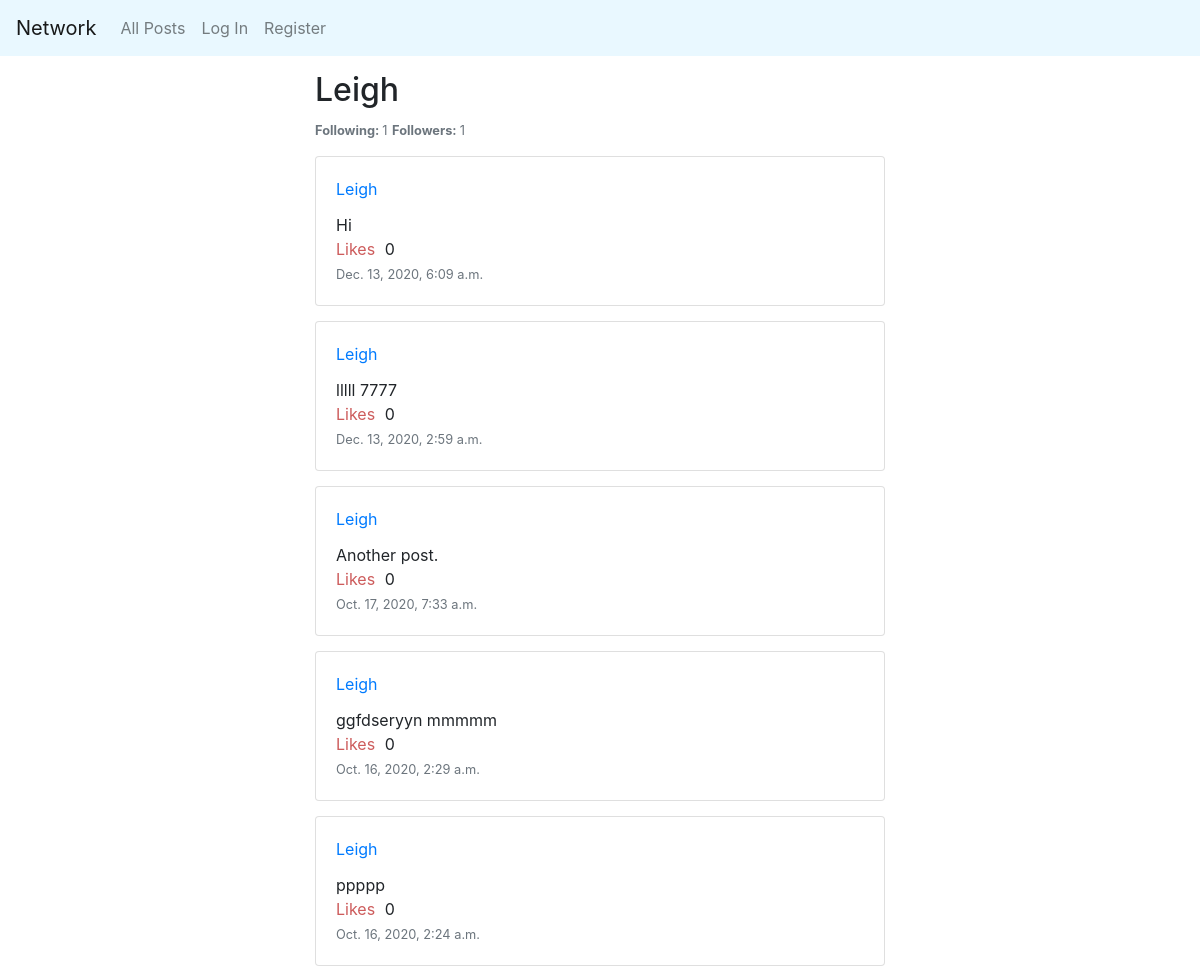
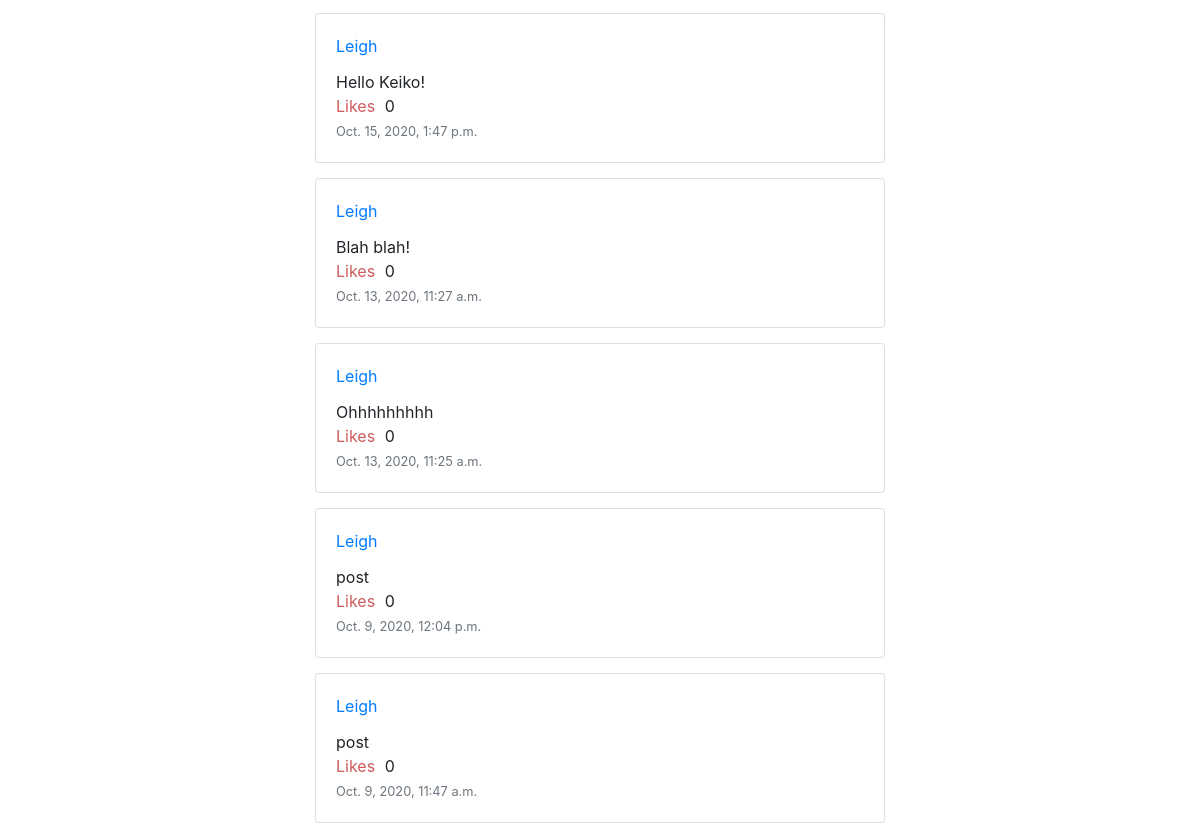
Page /user/1 on the committed database (2 pictures, top to bottom).
### network/models.py (models this page shows)
class User(AbstractUser):
    followers = models.ManyToManyField("self", blank=True,
        symmetrical=False, related_name="following")

class Post(models.Model):
    user = models. ForeignKey(User, null=True, on_delete=models.CASCADE)
    body = models.TextField(max_length=250)
    likes = models.ManyToManyField(User, blank=True, related_name="post_likes")
    timestamp = models.DateTimeField(auto_now=True)

### network/views.py (the view)
# urls.py: path("user/<int:user_id>", views.user, name="user"),
def user(request, user_id):
    try:
        logged_in_user = request.user
        current_user = User.objects.get(pk=user_id)
    except User.DoesNotExist as error:
        messages.add_messgage(request, messages.ERROR, error, extra_tags="bid")
        return HttpResponseRedirect(reverse("network:index"))
    is_followed = (
        current_user.following.all().filter(pk=logged_in_user.pk).exists()
    )
    if request.method == "POST":
        if "follow" in request.POST:
            is_followed = toggle_followed(logged_in_user, current_user)
            return HttpResponseRedirect(
                reverse("network:user", kwargs={"user_id": user_id})
            )
    fetched_following = (
        User.objects.all().filter(following=current_user).count()
    )
    fetched_followers = (
        User.objects.all().filter(followers=current_user).count()
    )
    fetched_posts = (
        Post.objects.filter(user=current_user).order_by("timestamp").reverse()
    )
    page = request.GET.get("page", 1)
    paginator = Paginator(fetched_posts, 10)
    try:
        fetched_posts = paginator.page(page)
    except PageNotAnInteger:
        fetched_posts = paginator.page(1)
    except EmptyPage:
        fetched_posts = paginator.page(paginator.num_pages)
    return render(
        request,
        "network/user.html",
        {
            "is_followed": is_followed,
            "logged_in_user": logged_in_user,
            "current_user": current_user,
            "posts": fetched_posts,
            "following": fetched_following,
            "followers": fetched_followers,
        },
    )

### network/templatetags/is_liked.py (called while the page is built)
@register.simple_tag(name="is_liked")
def is_liked(post_id, user_id):
    fetched_post = Post.objects.get(pk=post_id)
    UserLikesCurrentPost = (
        fetched_post.likes.all().filter(pk=user_id).exists()
    )
    return UserLikesCurrentPost

### network/templates/network/user.html (shortened to what this page needs)
{% extends "network/layout.html" %}
{% load static %}
{% block body %}
<div class="container">
    <h2>{{current_user}}</h2>
    <div class="follow">
        <p class="card-text">
            <small class="text-muted"><span class="bold">Following: </span> {{following}}</small>
            <small class="text-muted"><span class="bold">Followers: </span> {{followers}}</small>
        </p>
    </div>
    {% for page in posts.object_list %}
    {% include "network/post.html" with post=page %}
    {% endfor %}
</div>
{% endblock %}

### network/templates/network/layout.html (shortened to what this page needs)
{% load static %}
<!DOCTYPE html>
<html lang="en">
    <head>
        <link rel="stylesheet" href="https://stackpath.bootstrapcdn.com/bootstrap/4.4.1/css/bootstrap.min.css">
        <link href="{% static 'network/styles.css' %}" rel="stylesheet">
        <link rel="stylesheet" href="https://maxcdn.bootstrapcdn.com/font-awesome/4.3.0/css/font-awesome.min.css">
    </head>
    <body>
        <nav class="navbar navbar-expand-lg navbar-light ">
            <a class="navbar-brand" href="#">Network</a>
            <div>
              <ul class="navbar-nav mr-auto">
                <li class="nav-item">
                  <a class="nav-link" href="{% url 'network:index' %}">All Posts</a>
                </li>
                {% if user.is_authenticated %}
                    <li class="nav-item">
                        <a class="nav-link" href="{% url 'network:following' %}">Following</a>
                    </li>
                    <li class="nav-item">
                        <a class="nav-link" href="{% url 'network:logout' %}">Log Out</a>
                    </li>
                {% else %}
                    <li class="nav-item">
                        <a class="nav-link" href="{% url 'network:login' %}">Log In</a>
                    </li>
                    <li class="nav-item">
                        <a class="nav-link" href="{% url 'network:register' %}">Register</a>
                    </li>
                {% endif %}
              </ul>
            </div>
          </nav>
        <div class="body">
            {% block body %}
            {% endblock %}
        </div>
    </body>
</html>

### network/templates/network/post.html (shortened to what this page needs)
{% load is_liked %}
{% load static %}
{% is_liked post.pk request.user.pk as liked_by_user %}
<div class="card">
    <div class="card-body">
        <div class="top-row">
            <a href="{% url 'network:user' post.user.pk %}"
            class="card-title">{{post.user.username}}</a>
        </div>
        <div id="{{post.pk}}" class="post-container">
            <p id="{{post.pk}}" class="card-text post-body">{{post.body}}</p>
        </div>
        {% if user.is_authenticated %}
        {% if liked_by_user %}
        <button class="like-button"
                type="submit"
                id="{{post.pk}}"
                value=like
                name=like
                onclick="toggleLiked('{{post.pk}}')">
            <i id="{{post.pk}}"
               class="fa fa-heart"></i>
        </button>
        {% else %}
        <button class="like-button"
                type="submit"
                id="{{post.pk}}"
                value=like
                name=like
                onclick="toggleLiked('{{post.pk}}')">
            <i id="{{post.pk}}"
               class="fa fa-heart-o"></i>
        </button>
        {% endif %}
        {% else %}
        <span class="red">Likes</span>
        {% endif %}
        <span id="{{post.pk}}"
              class="likes-count">{{post.likes.count}}</span>
        <p class="card-text"><small class="text-muted">{{post.timestamp}}</small></p>
    </div>
</div>

### network/static/network/styles.css (style rules this page uses)
.container { width: 50%; margin: 0 auto; margin-top: 15px; }
.navbar { background-color: #e9f8ff; }
.top-row { display: flex; justify-content: space-between; }
.card { margin-top: 15px; margin-bottom: 15px; }
.bold { font-weight: bold; }
ul { padding: 0; }
.red, .unfollow-button { color: indianred; }
.follow { display: flex; }
.likes-count { margin-left: 5px; }

### rows in the picture
User: username "Leigh"
Post: user.username "Leigh", body "Hi", likes.count "0", timestamp "Dec. 13, 2020, 6:09 a.m."
Post: user.username "Leigh", body "lllll 7777", likes.count "0", timestamp "Dec. 13, 2020, 2:59 a.m."
Post: user.username "Leigh", body "Another post.", likes.count "0", timestamp "Oct. 17, 2020, 7:33 a.m."
Post: user.username "Leigh", body "ggfdseryyn mmmmm", likes.count "0", timestamp "Oct. 16, 2020, 2:29 a.m."
Post: user.username "Leigh", body "ppppp", likes.count "0", timestamp "Oct. 16, 2020, 2:24 a.m."
Post: user.username "Leigh", body "Hello Keiko!", likes.count "0", timestamp "Oct. 15, 2020, 1:47 p.m."
Post: user.username "Leigh", body "Blah blah!", likes.count "0", timestamp "Oct. 13, 2020, 11:27 a.m."
Post: user.username "Leigh", body "Ohhhhhhhhh", likes.count "0", timestamp "Oct. 13, 2020, 11:25 a.m."
Post: user.username "Leigh", body "post", likes.count "0", timestamp "Oct. 9, 2020, 12:04 p.m."
Post: user.username "Leigh", body "post", likes.count "0", timestamp "Oct. 9, 2020, 11:47 a.m."

### other values in the picture
{{ following }} "1"
{{ followers }} "1"
